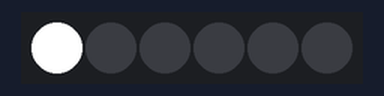
The sketch below on a simulated Arduino Uno, built with avr-gcc and run on an emulated ATmega328P. Shown: 6 RGB LEDs in strip order, left to right. The strip is taken to match the declared colour order.

Above: at 0.1 s.
At 1.1 s:
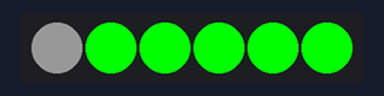
Timing chart, 0 to 130.0 s (numbered marks = the images above):
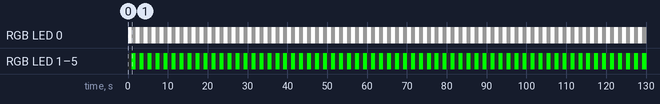

The sketch:

neopixel_test.ino
```cpp
#include <Adafruit_NeoPixel.h>

#define NEOPIXEL_PIN 6

// Amount of leds on the neopixel, starts at 0
#define LED_COUNT 6

// Variables for neopixel
float neoSpeed = 0.008;
float maxBrightness = 255;

// Neopixel declaration
// (led amount, led pin, pixel type flags)
Adafruit_NeoPixel jewel(LED_COUNT, NEOPIXEL_PIN, NEO_RGBW + NEO_KHZ800);
// Other led flags:
//   NEO_KHZ800  800 KHz bitstream (most NeoPixel products w/WS2812 LEDs)
//   NEO_KHZ400  400 KHz (classic 'v1' (not v2) FLORA pixels, WS2811 drivers)
//   NEO_GRB     Pixels are wired for GRB bitstream (most NeoPixel products)
//   NEO_RGB     Pixels are wired for RGB bitstream (v1 FLORA pixels, not v2)
//   NEO_RGBW    Pixels are wired for RGBW bitstream (NeoPixel RGBW products)

//Colors
uint32_t green = jewel.Color(255, 0, 0);
uint32_t white = jewel.Color(255, 255, 255);
uint32_t dark_white = jewel.Color(23, 23, 23);
uint32_t orange = jewel.Color(255, 128, 0);
uint32_t yellow = jewel.Color(255, 255, 0);
uint32_t red = jewel.Color(0, 255, 0);
uint32_t light_blue = jewel.Color(0, 255, 255);
uint32_t off = jewel.Color(0, 0, 0);

void setup() {
  // put your setup code here, to run once:
  //below is trinket specific code, uncomment if stuff doesn't run
  //  #if defined(__AVR_ATtiny85__) && (F_CPU == 16000000)
  //    clock_prescale_set(clock_div_1);
  //  #endif

  // Initialize neopixel object
  jewel.begin();

  // Turn off pixels immediately
  jewel.show();
}

void loop() {
  // put your main code here, to run repeatedly:
  flashingNeopixel();
}

void flowyNeopixel()
{
}

// For orange lighting
void pulsatingNeopixel(int wait)
{
  // Make the lights breathe
  for (int i = 0; i < 65535; i++) {
    // Intensity will go from 10 - maxBrightness in a "breathing" manner
    float intensity = maxBrightness /2.0 * (1.0 + sin(neoSpeed * i));
    jewel.setBrightness(intensity);

    // Now set every LED to that color
    for (int ledNumber=0; ledNumber<LED_COUNT; ledNumber++) {
      jewel.setPixelColor(ledNumber,orange);
    }
  }

  delay(wait);

}

// For red lighting
void flashingNeopixel()
{
    uint32_t low = jewel.Color(0, 0, 0);
    uint32_t high = jewel.Color(255, 255, 255);
    jewel.setPixelColor(0,white);
    // Turn them off

    jewel.fill(off, 1, 7);
    jewel.show();
    delay(1000);

    jewel.setPixelColor(0, dark_white);
    jewel.fill(red, 1, 7);
    jewel.show();
    delay(1000);
}
```

Measured:
- by itself, RGB LED 0: alternates RGB(255, 255, 255) for 1.0 s and RGB(23, 23, 23) for 1.0 s
- by itself, RGB LED 1–5: alternates RGB(0, 255, 0) for 1.0 s and off for 1.0 s
